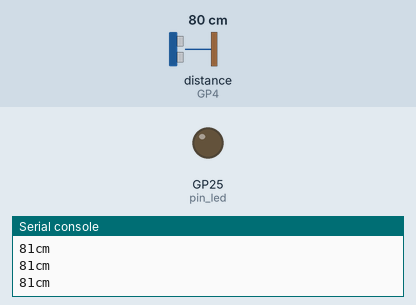
Bench run of a program on a simulated Raspberry Pi Pico running MicroPython. Shown: output pins drawn as LEDs (lit = HIGH), the last lines printed to the serial console. The inputs (shaded band) are chosen by the test bench; at power-on: distance to the obstacle (sensor on GP4) 80 cm. The echo pulse lasts 58.3 µs per cm; pins used as bus, display or sensor lines are not drawn.

Above: at 1.2 s.
1.3 s: distance to the obstacle (sensor on GP4) set to 18 cm
2.8 s: distance to the obstacle (sensor on GP4) set to 13 cm
At 3.6 s:
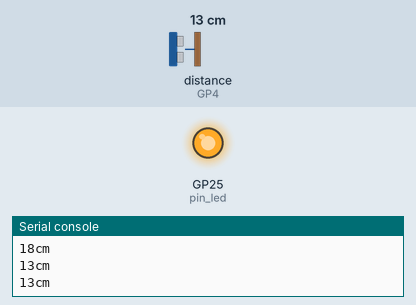
4.5 s: distance to the obstacle (sensor on GP4) set to 35 cm
At 5.0 s:
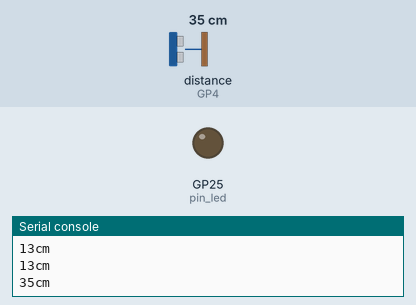
6.0 s: distance to the obstacle (sensor on GP4) set to 2 cm
At 6.3 s:
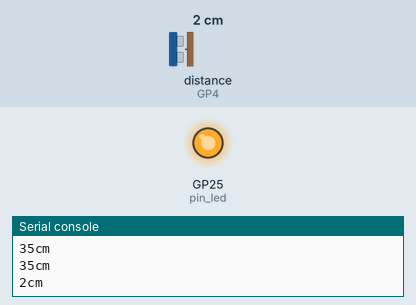
Timing chart, 0 to 8.5 s (numbered marks = the images above; inputs shaded):
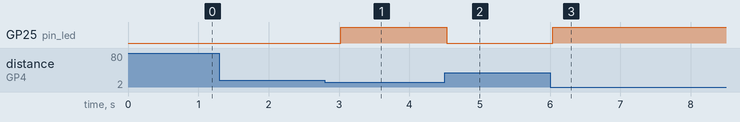

The program:

SoundWave_HC_SR04.py
```python
import time,math
from machine import Pin
#import usonic

pin_led = Pin(25, Pin.OUT)
trig = Pin(10, Pin.OUT)
echo = Pin(4, Pin.IN,Pin.PULL_DOWN)

def ping():
    trig.value(1)
    time.sleep_us(10)
    trig.value(0)
    count=0
    timeout=False
    start=time.ticks_us()
    while not echo.value(): #wait for HIGH
        time.sleep_us(10)
        count += 1
        if count > 10000: #over 1s timeout
            timeout=True
            break
    if timeout: #timeout return 0
        duration=0
    else: #got HIGH pulse:calculate duration
        count=0
        start=time.ticks_us()
        while echo.value(): #wait for LOW
            time.sleep_us(10)
            count += 1
            if count > 2320: #over 400cm range:quit
                break
        duration=time.ticks_diff(time.ticks_us(), start)
    return duration

while True:
    distance=round(ping()/58)
    print("%scm" % distance)
    if distance <= 15 :
        pin_led.on()
    else :
        pin_led.off()
    time.sleep(0.5)
```

Measured:
- the behaviour switches between 16 and 15 cm on distance to the obstacle (sensor on GP4) (found by bisection; images 0 and 1)
- after the input at 2.8 s, GP25 (pin_led): LOW → HIGH after 0.22 s
- after the input at 4.5 s, GP25 (pin_led): HIGH → LOW at once
- after the input at 6.0 s, GP25 (pin_led): LOW → HIGH at once
